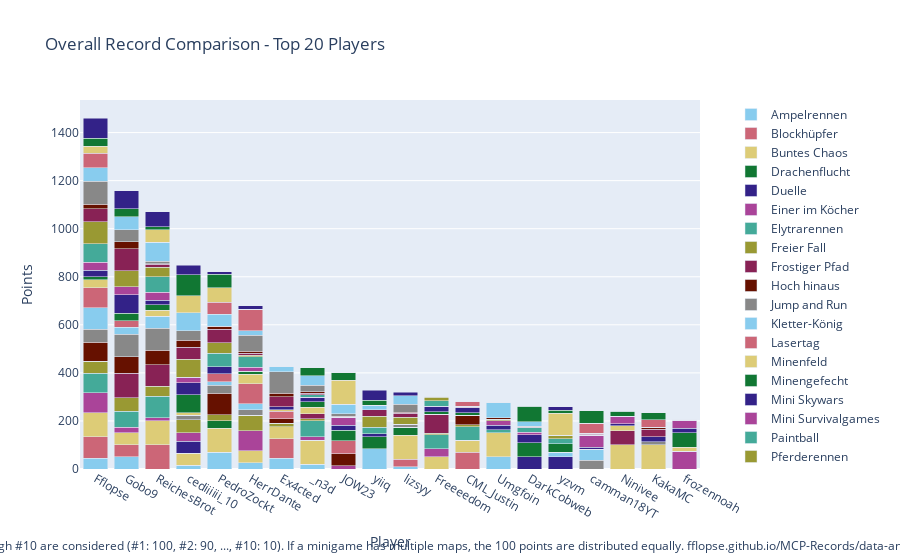

The notebook cell saved with this chart:
### Code cell
import plotly.graph_objects as go

# Sum all columns to get the total score
outDf['Total'] = outDf.sum(axis=1)

# Sort by total score and fill N/A values with 0
outDf = outDf.sort_values(by='Total', ascending=False).fillna(0)

# Crop to top 10 players
cropDf = outDf.head(20).copy()

# Drop the 'Total' column for plotting
cropDf = cropDf.drop(columns=['Total'])

# Create a color palette
color_palette = px.colors.qualitative.Safe

# Create the stacked bar plot
fig = go.Figure()

for column in cropDf.columns.difference(['Player']):
    fig.add_trace(go.Bar(
        x=cropDf.index,
        y=cropDf[column],
        name=column,
        marker_color=color_palette[len(fig.data) % len(color_palette)]
    ))

# Update layout
fig.update_layout(
    barmode='stack',
    title='Overall Record Comparison - Top 20 Players',
    xaxis=dict(title='Player'),
    yaxis=dict(title='Points'),
    #height=800,
    #width=1000,
    legend=dict(
        x=1.05,
        y=0.5,
        traceorder='normal',
        font=dict(size=12),
        bgcolor='rgba(255, 255, 255, 0)',
        bordercolor='rgba(0, 0, 0, 0)'
    ),
    margin=dict(r=200),  # Adjust right margin to make room for the legend
    annotations=[
        dict(
            x=0.5,
            y=-0.235,
            xref='paper',
            yref='paper',
            text='Max 100 points per minigame. Records #1 through #10 are considered (#1: 100, #2: 90, ..., #10: 10). If a minigame has multiple maps, the 100 points are distributed equally. fflopse.github.io/MCP-Records/data-analysis/global-ranking.ipynb',
            showarrow=False,
            font=dict(size=12),
            xanchor='center'
        )
    ]
)

fig.show()

# save the plot as an html file

fig.write_html('out/overall_record_comparison.html')

### Figure 1 — Plotly figure (JSON) as saved in the notebook; plotly's stock layout.template omitted (floating-point values rounded to 4 significant figures)
{"data": [{"marker": {"color": "rgb(136, 204, 238)"}, "name": "Ampelrennen", "type": "bar", "x": ["Fflopse", "Gobo9", "ReichesBrot", "cediiiiii_10", "PedroZockt", "HerrDante", "Ex4cted", "_n3d", "JOW23", "yiiq", "lizsyy", "Freeeedom", "CML_Justin", "Umgfoin", "DarkCobweb", "yzvm", "camman18YT", "Ninivee", "KakaMC", "frozennoah"], "y": [45, 50, 0, 15, 70, 25, 45, 20, 0, 0, 10, 0, 0, 50, 0, 0, 0, 0, 0, 0]}, {"marker": {"color": "rgb(204, 102, 119)"}, "name": "Blockhüpfer", "type": "bar", "x": ["Fflopse", "Gobo9", "ReichesBrot", "cediiiiii_10", "PedroZockt", "HerrDante", "Ex4cted", "_n3d", "JOW23", "yiiq", "lizsyy", "Freeeedom", "CML_Justin", "Umgfoin", "DarkCobweb", "yzvm", "camman18YT", "Ninivee", "KakaMC", "frozennoah"], "y": [90, 50, 100, 0, 0, 0, 80, 0, 0, 0, 30, 0, 70, 0, 0, 0, 0, 0, 0, 0]}, {"marker": {"color": "rgb(221, 204, 119)"}, "name": "Buntes Chaos", "type": "bar", "x": ["Fflopse", "Gobo9", "ReichesBrot", "cediiiiii_10", "PedroZockt", "HerrDante", "Ex4cted", "_n3d", "JOW23", "yiiq", "lizsyy", "Freeeedom", "CML_Justin", "Umgfoin", "DarkCobweb", "yzvm", "camman18YT", "Ninivee", "KakaMC", "frozennoah"], "y": [100, 50, 100, 50, 100, 50, 50, 100, 0, 0, 100, 50, 50, 100, 0, 0, 0, 100, 100, 0]}, {"marker": {"color": "rgb(17, 119, 51)"}, "name": "Drachenflucht", "type": "bar", "x": ["Fflopse", "Gobo9", "ReichesBrot", "cediiiiii_10", "PedroZockt", "HerrDante", "Ex4cted", "_n3d", "JOW23", "yiiq", "lizsyy", "Freeeedom", "CML_Justin", "Umgfoin", "DarkCobweb", "yzvm", "camman18YT", "Ninivee", "KakaMC", "frozennoah"], "y": [0, 0, 0, 0, 30, 0, 0, 0, 0, 0, 33.33, 0, 0, 0, 0, 0, 0, 0, 0, 0]}, {"marker": {"color": "rgb(51, 34, 136)"}, "name": "Duelle", "type": "bar", "x": ["Fflopse", "Gobo9", "ReichesBrot", "cediiiiii_10", "PedroZockt", "HerrDante", "Ex4cted", "_n3d", "JOW23", "yiiq", "lizsyy", "Freeeedom", "CML_Justin", "Umgfoin", "DarkCobweb", "yzvm", "camman18YT", "Ninivee", "KakaMC", "frozennoah"], "y": [0, 0, 0, 50, 0, 0, 0, 0, 0, 0, 0, 0, 0, 0, 50, 50, 0, 0, 0, 0]}, {"marker": {"color": "rgb(170, 68, 153)"}, "name": "Einer im Köcher", "type": "bar", "x": ["Fflopse", "Gobo9", "ReichesBrot", "cediiiiii_10", "PedroZockt", "HerrDante", "Ex4cted", "_n3d", "JOW23", "yiiq", "lizsyy", "Freeeedom", "CML_Justin", "Umgfoin", "DarkCobweb", "yzvm", "camman18YT", "Ninivee", "KakaMC", "frozennoah"], "y": [83.33, 23.33, 13.33, 36.67, 0, 83.33, 0, 13.33, 13.33, 0, 0, 33.33, 0, 0, 0, 0, 0, 0, 0, 73.33]}, {"marker": {"color": "rgb(68, 170, 153)"}, "name": "Elytrarennen", "type": "bar", "x": ["Fflopse", "Gobo9", "ReichesBrot", "cediiiiii_10", "PedroZockt", "HerrDante", "Ex4cted", "_n3d", "JOW23", "yiiq", "lizsyy", "Freeeedom", "CML_Justin", "Umgfoin", "DarkCobweb", "yzvm", "camman18YT", "Ninivee", "KakaMC", "frozennoah"], "y": [80, 66.67, 90, 0, 0, 0, 0, 66.67, 0, 0, 0, 60, 56.67, 13.33, 0, 0, 0, 0, 0, 0]}, {"marker": {"color": "rgb(153, 153, 51)"}, "name": "Freier Fall", "type": "bar", "x": ["Fflopse", "Gobo9", "ReichesBrot", "cediiiiii_10", "PedroZockt", "HerrDante", "Ex4cted", "_n3d", "JOW23", "yiiq", "lizsyy", "Freeeedom", "CML_Justin", "Umgfoin", "DarkCobweb", "yzvm", "camman18YT", "Ninivee", "KakaMC", "frozennoah"], "y": [50, 57.5, 40, 52.5, 25, 65, 15, 10, 0, 0, 0, 5, 7.5, 0, 0, 0, 0, 0, 0, 0]}, {"marker": {"color": "rgb(136, 34, 85)"}, "name": "Frostiger Pfad", "type": "bar", "x": ["Fflopse", "Gobo9", "ReichesBrot", "cediiiiii_10", "PedroZockt", "HerrDante", "Ex4cted", "_n3d", "JOW23", "yiiq", "lizsyy", "Freeeedom", "CML_Justin", "Umgfoin", "DarkCobweb", "yzvm", "camman18YT", "Ninivee", "KakaMC", "frozennoah"], "y": [0, 100, 90, 0, 0, 0, 0, 20, 0, 0, 0, 80, 0, 0, 0, 0, 0, 60, 0, 0]}, {"marker": {"color": "rgb(102, 17, 0)"}, "name": "Hoch hinaus", "type": "bar", "x": ["Fflopse", "Gobo9", "ReichesBrot", "cediiiiii_10", "PedroZockt", "HerrDante", "Ex4cted", "_n3d", "JOW23", "yiiq", "lizsyy", "Freeeedom", "CML_Justin", "Umgfoin", "DarkCobweb", "yzvm", "camman18YT", "Ninivee", "KakaMC", "frozennoah"], "y": [80, 70, 60, 0, 90, 0, 20, 0, 50, 0, 0, 0, 40, 0, 0, 0, 0, 0, 0, 0]}, {"marker": {"color": "rgb(136, 136, 136)"}, "name": "Jump and Run", "type": "bar", "x": ["Fflopse", "Gobo9", "ReichesBrot", "cediiiiii_10", "PedroZockt", "HerrDante", "Ex4cted", "_n3d", "JOW23", "yiiq", "lizsyy", "Freeeedom", "CML_Justin", "Umgfoin", "DarkCobweb", "yzvm", "camman18YT", "Ninivee", "KakaMC", "frozennoah"], "y": [53.33, 93.33, 93.33, 20, 33.33, 23.33, 0, 0, 0, 0, 13.33, 0, 0, 0, 0, 0, 36.67, 0, 13.33, 0]}, {"marker": {"color": "rgb(136, 204, 238)"}, "name": "Kletter-König", "type": "bar", "x": ["Fflopse", "Gobo9", "ReichesBrot", "cediiiiii_10", "PedroZockt", "HerrDante", "Ex4cted", "_n3d", "JOW23", "yiiq", "lizsyy", "Freeeedom", "CML_Justin", "Umgfoin", "DarkCobweb", "yzvm", "camman18YT", "Ninivee", "KakaMC", "frozennoah"], "y": [90, 30, 50, 0, 15, 25, 0, 0, 0, 85, 0, 0, 0, 0, 0, 20, 45, 0, 0, 0]}, {"marker": {"color": "rgb(204, 102, 119)"}, "name": "Lasertag", "type": "bar", "x": ["Fflopse", "Gobo9", "ReichesBrot", "cediiiiii_10", "PedroZockt", "HerrDante", "Ex4cted", "_n3d", "JOW23", "yiiq", "lizsyy", "Freeeedom", "CML_Justin", "Umgfoin", "DarkCobweb", "yzvm", "camman18YT", "Ninivee", "KakaMC", "frozennoah"], "y": [83.33, 26.67, 0, 0, 33.33, 83.33, 30, 0, 53.33, 0, 0, 0, 0, 0, 0, 0, 0, 0, 0, 0]}, {"marker": {"color": "rgb(221, 204, 119)"}, "name": "Minenfeld", "type": "bar", "x": ["Fflopse", "Gobo9", "ReichesBrot", "cediiiiii_10", "PedroZockt", "HerrDante", "Ex4cted", "_n3d", "JOW23", "yiiq", "lizsyy", "Freeeedom", "CML_Justin", "Umgfoin", "DarkCobweb", "yzvm", "camman18YT", "Ninivee", "KakaMC", "frozennoah"], "y": [33.33, 0, 23.33, 10, 0, 40, 6.667, 26.67, 0, 0, 0, 0, 0, 0, 0, 0, 0, 20, 0, 16.67]}, {"marker": {"color": "rgb(17, 119, 51)"}, "name": "Minengefecht", "type": "bar", "x": ["Fflopse", "Gobo9", "ReichesBrot", "cediiiiii_10", "PedroZockt", "HerrDante", "Ex4cted", "_n3d", "JOW23", "yiiq", "lizsyy", "Freeeedom", "CML_Justin", "Umgfoin", "DarkCobweb", "yzvm", "camman18YT", "Ninivee", "KakaMC", "frozennoah"], "y": [12.5, 30, 22.5, 75, 0, 12.5, 0, 22.5, 45, 50, 0, 10, 10, 0, 60, 35, 0, 0, 0, 60]}, {"marker": {"color": "rgb(51, 34, 136)"}, "name": "Mini Skywars", "type": "bar", "x": ["Fflopse", "Gobo9", "ReichesBrot", "cediiiiii_10", "PedroZockt", "HerrDante", "Ex4cted", "_n3d", "JOW23", "yiiq", "lizsyy", "Freeeedom", "CML_Justin", "Umgfoin", "DarkCobweb", "yzvm", "camman18YT", "Ninivee", "KakaMC", "frozennoah"], "y": [26, 78, 20, 50, 28, 0, 12, 20, 20, 12, 0, 22, 20, 18, 32, 0, 8, 8, 20, 20]}, {"marker": {"color": "rgb(170, 68, 153)"}, "name": "Mini Survivalgames", "type": "bar", "x": ["Fflopse", "Gobo9", "ReichesBrot", "cediiiiii_10", "PedroZockt", "HerrDante", "Ex4cted", "_n3d", "JOW23", "yiiq", "lizsyy", "Freeeedom", "CML_Justin", "Umgfoin", "DarkCobweb", "yzvm", "camman18YT", "Ninivee", "KakaMC", "frozennoah"], "y": [33.33, 33.33, 33.33, 23.33, 0, 16.67, 0, 0, 33.33, 0, 0, 0, 0, 20, 10, 0, 50, 30, 0, 33.33]}, {"marker": {"color": "rgb(68, 170, 153)"}, "name": "Paintball", "type": "bar", "x": ["Fflopse", "Gobo9", "ReichesBrot", "cediiiiii_10", "PedroZockt", "HerrDante", "Ex4cted", "_n3d", "JOW23", "yiiq", "lizsyy", "Freeeedom", "CML_Justin", "Umgfoin", "DarkCobweb", "yzvm", "camman18YT", "Ninivee", "KakaMC", "frozennoah"], "y": [76.67, 0, 63.33, 0, 56.67, 43.33, 0, 10, 0, 26.67, 0, 23.33, 0, 0, 20, 20, 0, 0, 0, 0]}, {"marker": {"color": "rgb(153, 153, 51)"}, "name": "Pferderennen", "type": "bar", "x": ["Fflopse", "Gobo9", "ReichesBrot", "cediiiiii_10", "PedroZockt", "HerrDante", "Ex4cted", "_n3d", "JOW23", "yiiq", "lizsyy", "Freeeedom", "CML_Justin", "Umgfoin", "DarkCobweb", "yzvm", "camman18YT", "Ninivee", "KakaMC", "frozennoah"], "y": [91.67, 66.67, 40, 73.33, 43.33, 6.667, 0, 0, 0, 45, 28.33, 15, 0, 6.667, 0, 13.33, 0, 0, 0, 0]}, {"marker": {"color": "rgb(136, 34, 85)"}, "name": "Replika", "type": "bar", "x": ["Fflopse", "Gobo9", "ReichesBrot", "cediiiiii_10", "PedroZockt", "HerrDante", "Ex4cted", "_n3d", "JOW23", "yiiq", "lizsyy", "Freeeedom", "CML_Justin", "Umgfoin", "DarkCobweb", "yzvm", "camman18YT", "Ninivee", "KakaMC", "frozennoah"], "y": [54.17, 90.78, 12.62, 50.19, 56.02, 7.961, 41.84, 5.534, 2.524, 27.57, 17.28, 3.981, 3.301, 0, 1.65, 0, 4.854, 0, 31.07, 0.7767]}, {"marker": {"color": "rgb(102, 17, 0)"}, "name": "Sammelwahn", "type": "bar", "x": ["Fflopse", "Gobo9", "ReichesBrot", "cediiiiii_10", "PedroZockt", "HerrDante", "Ex4cted", "_n3d", "JOW23", "yiiq", "lizsyy", "Freeeedom", "CML_Justin", "Umgfoin", "DarkCobweb", "yzvm", "camman18YT", "Ninivee", "KakaMC", "frozennoah"], "y": [19.07, 29.07, 2.791, 30, 12.79, 6.977, 14.42, 6.977, 2.326, 0, 3.953, 0.4651, 3.721, 5.349, 3.721, 3.023, 5.116, 1.628, 9.535, 2.326]}, {"marker": {"color": "rgb(136, 136, 136)"}, "name": "Schießstand", "type": "bar", "x": ["Fflopse", "Gobo9", "ReichesBrot", "cediiiiii_10", "PedroZockt", "HerrDante", "Ex4cted", "_n3d", "JOW23", "yiiq", "lizsyy", "Freeeedom", "CML_Justin", "Umgfoin", "DarkCobweb", "yzvm", "camman18YT", "Ninivee", "KakaMC", "frozennoah"], "y": [96.67, 50, 10, 40, 0, 66.67, 90, 26.67, 10, 0, 33.33, 0, 0, 0, 0, 0, 0, 0, 0, 0]}, {"marker": {"color": "rgb(136, 204, 238)"}, "name": "Spleef", "type": "bar", "x": ["Fflopse", "Gobo9", "ReichesBrot", "cediiiiii_10", "PedroZockt", "HerrDante", "Ex4cted", "_n3d", "JOW23", "yiiq", "lizsyy", "Freeeedom", "CML_Justin", "Umgfoin", "DarkCobweb", "yzvm", "camman18YT", "Ninivee", "KakaMC", "frozennoah"], "y": [55, 55, 80, 75, 50, 20, 20, 40, 40, 20, 35, 0, 0, 65, 20, 0, 0, 0, 0, 0]}, {"marker": {"color": "rgb(204, 102, 119)"}, "name": "Todeswürfel", "type": "bar", "x": ["Fflopse", "Gobo9", "ReichesBrot", "cediiiiii_10", "PedroZockt", "HerrDante", "Ex4cted", "_n3d", "JOW23", "yiiq", "lizsyy", "Freeeedom", "CML_Justin", "Umgfoin", "DarkCobweb", "yzvm", "camman18YT", "Ninivee", "KakaMC", "frozennoah"], "y": [60, 0, 0, 0, 50, 90, 0, 0, 0, 0, 0, 0, 20, 0, 0, 0, 40, 0, 30, 0]}, {"marker": {"color": "rgb(221, 204, 119)"}, "name": "Waffenfolge", "type": "bar", "x": ["Fflopse", "Gobo9", "ReichesBrot", "cediiiiii_10", "PedroZockt", "HerrDante", "Ex4cted", "_n3d", "JOW23", "yiiq", "lizsyy", "Freeeedom", "CML_Justin", "Umgfoin", "DarkCobweb", "yzvm", "camman18YT", "Ninivee", "KakaMC", "frozennoah"], "y": [30, 0, 50, 70, 60, 0, 0, 0, 100, 0, 0, 0, 0, 0, 0, 90, 0, 0, 0, 0]}, {"marker": {"color": "rgb(17, 119, 51)"}, "name": "Walls", "type": "bar", "x": ["Fflopse", "Gobo9", "ReichesBrot", "cediiiiii_10", "PedroZockt", "HerrDante", "Ex4cted", "_n3d", "JOW23", "yiiq", "lizsyy", "Freeeedom", "CML_Justin", "Umgfoin", "DarkCobweb", "yzvm", "camman18YT", "Ninivee", "KakaMC", "frozennoah"], "y": [33.33, 33.33, 13.33, 86.67, 56.67, 0, 0, 33.33, 30, 20, 0, 0, 0, 0, 63.33, 13.33, 53.33, 20, 30, 0]}, {"marker": {"color": "rgb(51, 34, 136)"}, "name": "Wettrennen", "type": "bar", "x": ["Fflopse", "Gobo9", "ReichesBrot", "cediiiiii_10", "PedroZockt", "HerrDante", "Ex4cted", "_n3d", "JOW23", "yiiq", "lizsyy", "Freeeedom", "CML_Justin", "Umgfoin", "DarkCobweb", "yzvm", "camman18YT", "Ninivee", "KakaMC", "frozennoah"], "y": [82, 74, 62, 40, 10, 14, 0, 0, 0, 42, 14, 0, 0, 0, 0, 14, 0, 0, 0, 0]}], "layout": {"annotations": [{"font": {"size": 12}, "showarrow": false, "text": "Max 100 points per minigame. Records #1 through #10 are considered (#1: 100, #2: 90, ..., #10: 10). If a minigame has multiple maps, the 100 points are distributed equally. fflopse.github.io/MCP-Records/data-analysis/global-ranking.ipynb", "x": 0.5, "xanchor": "center", "xref": "paper", "y": -0.235, "yref": "paper"}], "barmode": "stack", "legend": {"bgcolor": "rgba(255, 255, 255, 0)", "bordercolor": "rgba(0, 0, 0, 0)", "font": {"size": 12}, "traceorder": "normal", "x": 1.05, "y": 0.5}, "margin": {"r": 200}, "title": {"text": "Overall Record Comparison - Top 20 Players"}, "xaxis": {"title": {"text": "Player"}}, "yaxis": {"title": {"text": "Points"}}}}
